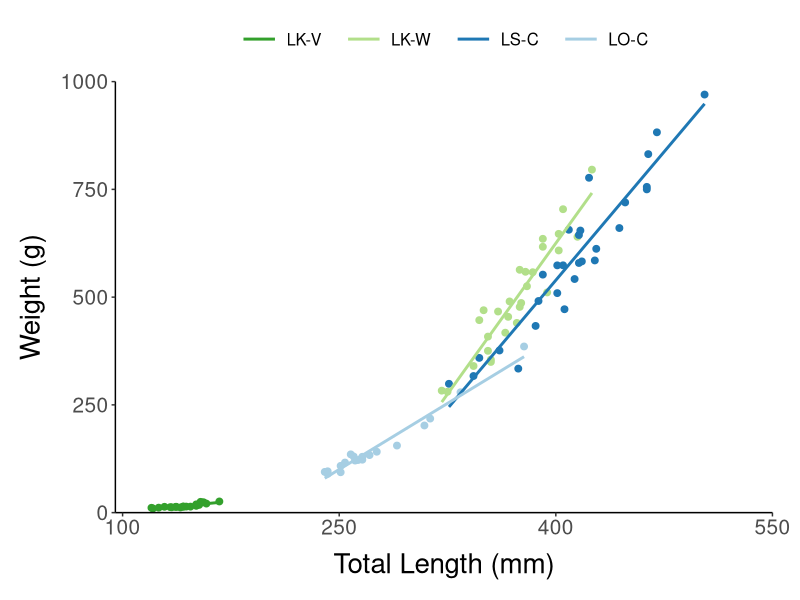

Generate this figure with R: (Note: this script raises an error after producing the figure.)
## ===========================================================
## Clear the environment first
## ===========================================================
rm(list = ls(all.names = TRUE))


## ===========================================================
## Load packages
## ===========================================================
library(dplyr)
library(readxl)
library(magrittr)
library(ggplot2)


## ===========================================================
## Load parentage data
## ===========================================================
parentage.NA <- read_excel("data/Artedi-Temperature-Experiments-2020.xlsx", sheet = "2020_Parentage")
parentage.FI <- read_excel("data/Finland2019.xlsx", sheet = "2019_Parentage")

parentage <- bind_rows(parentage.NA, parentage.FI) %>% 
  mutate(group = interaction(population, species))


ggplot(parentage, aes(x = total.length.mm, y = weight.g, group = group, color = group)) +
  geom_point(size = 2, show.legend = FALSE) +
  geom_smooth(method = "lm", se = FALSE) +
  scale_y_continuous(limits = c(0, 1000), breaks = seq(0, 1000, 250), expand = c(0, 0)) +
  scale_x_continuous(limits = c(95, 550), breaks = seq(100, 550, 150), expand = c(0, 0)) +
  scale_color_manual(values = c("#33a02c", "#b2df8a", "#1f78b4", "#a6cee3"),
                     labels = c("LK-V   ", "LK-W   ", "LS-C   ", "LO-C")) +
  labs(x = "Total Length (mm)", y = 'Weight (g)', color = "Population", shape = "Sex") +
  theme_classic() +
  theme(axis.title.x = element_text(color = "Black", size = 20, margin = margin(10, 0, 0, 0)),
        axis.title.y = element_text(color = "Black", size = 20, margin = margin(0, 10, 0, 0)),
        axis.text.x = element_text(size = 15),
        axis.text.y = element_text(size = 15),
        legend.title = element_blank(),
        legend.text = element_text(size = 12),
        legend.key.size = unit(1.0, 'cm'),
        legend.position = "top",
        plot.margin = unit(c(3, 7, 5, 5), 'mm'))

ggsave("figures/adult/2020-LW.png", width = 7, height = 7, dpi = 300)


ggplot(parentage, aes(x = log(total.length.mm), y = log(weight.g), group = group, color = group)) +
  geom_point(size = 2, show.legend = FALSE) +
  geom_smooth(method = "lm", se = FALSE) +
  scale_y_continuous(limits = c(1.93, 7.0), breaks = seq(2, 7, 1), expand = c(0, 0)) +
  scale_x_continuous(limits = c(4.67, 6.3), breaks = seq(4.7, 6.3, 0.4), expand = c(0, 0)) +
  scale_color_manual(values = c("#33a02c", "#b2df8a", "#1f78b4", "#a6cee3"),
                     labels = c("LK-V   ", "LK-W   ", "LS-C   ", "LO-C")) +
  labs(x = "Log Total Length", y = 'Log Weight', color = "Population", shape = "Sex") +
  theme_classic() +
  theme(axis.title.x = element_text(color = "Black", size = 20, margin = margin(10, 0, 0, 0)),
        axis.title.y = element_text(color = "Black", size = 20, margin = margin(0, 10, 0, 0)),
        axis.text.x = element_text(size = 15),
        axis.text.y = element_text(size = 15),
        legend.title = element_blank(),
        legend.text = element_text(size = 12),
        legend.key.size = unit(1.0, 'cm'),
        legend.position = "top",
        plot.margin = unit(c(3, 7, 5, 5), 'mm'))

ggsave("figures/adult/2020-LW-Log.png", width = 7, height = 7, dpi = 300)



